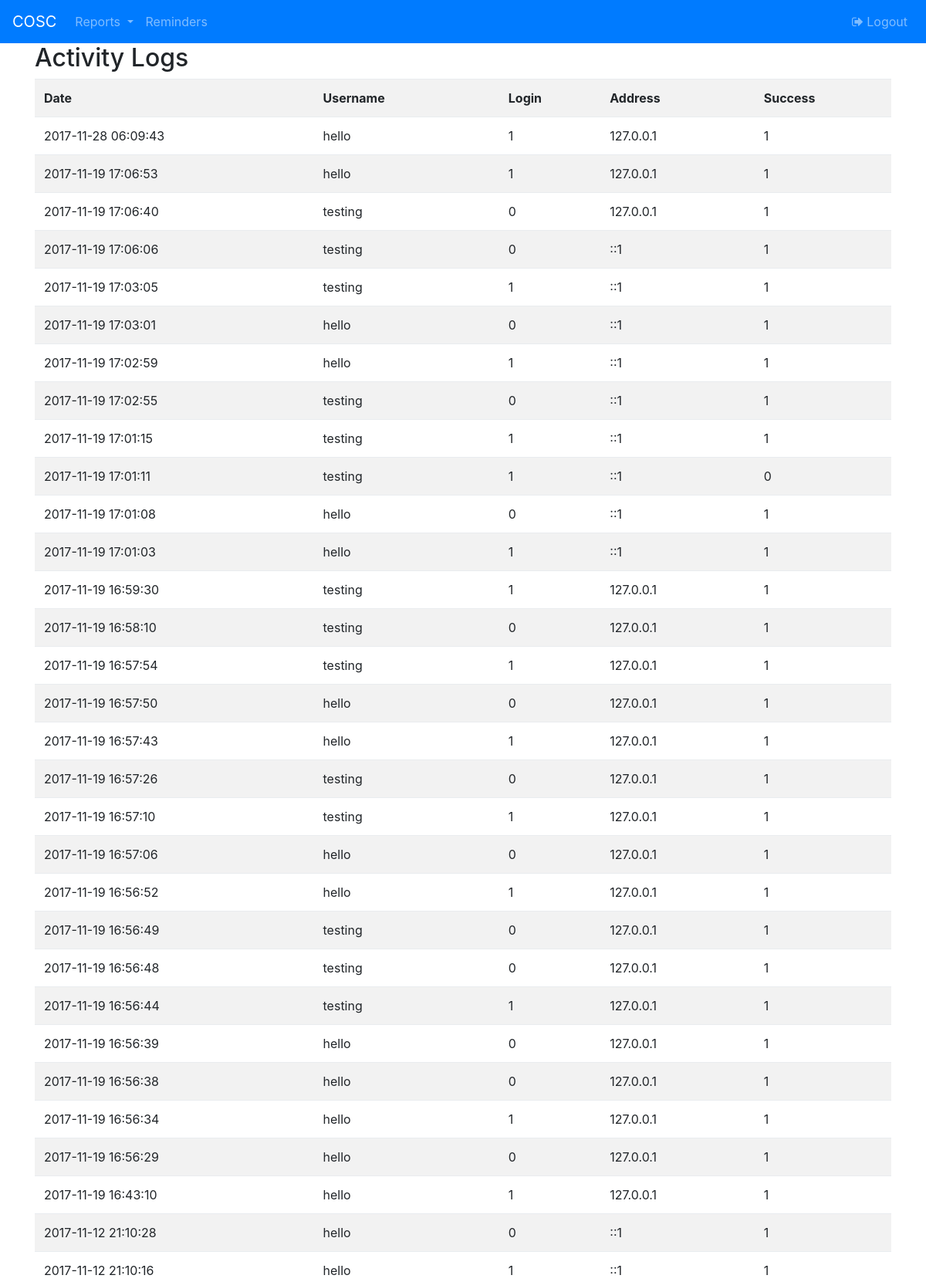
The app's page /reports/login_report (signed in, upper part) with its own data.
### tables this page shows
CREATE TABLE `activity_logs` (
  `date_time` timestamp NOT NULL DEFAULT CURRENT_TIMESTAMP,
  `username` varchar(256) NOT NULL,
  `is_login` tinyint(1) NOT NULL,
  `address` varchar(256) NOT NULL,
  `success` tinyint(1) NOT NULL
);

### app/core/Controller.php (called while the page is built, shortened)
<?php
class Controller {
    public function view ($view, $data = []) {
        require_once '../app/views/' . $view .'.php';
    }
}

### app/controllers/reports.php (called while the page is built, shortened)
<?php
class Reports extends Controller {
    public function login_report() {
        $logs = $this->model('Logs');
		$this->view('reports/login_report', ['logs' => $logs->get_logs()]);
    }
}

### app/core/App.php (called while the page is built, shortened)
<?php
class App {
    protected $method = 'login';
    public function __construct() {
        if (isset($_SESSION['auth']) == 1) {
            $this->method = 'index';
        }
        $url = $this->parseUrl();
        if (file_exists('../app/controllers/' . $url[0] . '.php')) {
            unset($url[0]);
        } else {
            header('Location: /home');
            die;
        }
        $this->controller = new $this->controller;
        if (isset($url[1])) {
            if (method_exists($this->controller, $url[1])) {
                $this->method = $url[1];
                unset($url[1]);
            }
        }
        $this->params = $url ? array_values($url) : [];
        call_user_func_array([$this->controller, $this->method], $this->params);
    }
    public function parseUrl() {
        if (isset($_GET['url'])) {
            return $url = explode('/', filter_var(rtrim($_GET['url'], '/'), FILTER_SANITIZE_URL));
        }
    }
}

### public/index.php (called while the page is built, shortened)
<?php
$app = new App;

### app/models/Logs.php (called while the page is built, shortened)
<?php
class Logs {
    public function get_logs(){
        $db = db_connect();
        $statement = $db->prepare("SELECT * FROM activity_logs ORDER BY date_time DESC;");
        $statement->execute();
        $rows = $statement->fetchAll(PDO::FETCH_ASSOC);
        return $rows;
    }
}

### app/views/reports/login_report.php (the view, shortened to what this page needs)
<?php require_once '../app/views/templates/header.php' ?>
<div class='container'>
    <h2>Activity Logs</h2>
    <table class='table table-striped table-condensed'>
                <tr>
                    <th>Date</th>
                    <th>Username</th>
                    <th>Login</th>
                    <th>Address</th>
                    <th>Success</th>
                </tr>
    <?php foreach ($data['logs'] as $log){?>
        <tr>
            <td><?=$log['date_time']?></td>
            <td><?=$log['username']?></td>
            <td><?=$log['is_login']?></td>
            <td><?=$log['address']?></td>
            <td><?=$log['success']?></td>
        </tr>
    <?php } ?>
    </table>
</div>
<?php require_once '../app/views/templates/footer.php' ?>

### records on screen
activity_logs: date_time "2017-11-28 06:09:43", username "hello", is_login "1", address "127.0.0.1", success "1"
activity_logs: date_time "2017-11-19 17:06:53", username "hello", is_login "1", address "127.0.0.1", success "1"
activity_logs: date_time "2017-11-19 17:06:40", username "testing", is_login "0", address "127.0.0.1", success "1"
activity_logs: date_time "2017-11-19 17:06:06", username "testing", is_login "0", address "::1", success "1"
activity_logs: date_time "2017-11-19 17:03:05", username "testing", is_login "1", address "::1", success "1"
activity_logs: date_time "2017-11-19 17:03:01", username "hello", is_login "0", address "::1", success "1"
activity_logs: date_time "2017-11-19 17:02:59", username "hello", is_login "1", address "::1", success "1"
activity_logs: date_time "2017-11-19 17:02:55", username "testing", is_login "0", address "::1", success "1"
activity_logs: date_time "2017-11-19 17:01:15", username "testing", is_login "1", address "::1", success "1"
activity_logs: date_time "2017-11-19 17:01:11", username "testing", is_login "1", address "::1", success "0"
activity_logs: date_time "2017-11-19 17:01:08", username "hello", is_login "0", address "::1", success "1"
activity_logs: date_time "2017-11-19 17:01:03", username "hello", is_login "1", address "::1", success "1"
activity_logs: date_time "2017-11-19 16:59:30", username "testing", is_login "1", address "127.0.0.1", success "1"
activity_logs: date_time "2017-11-19 16:58:10", username "testing", is_login "0", address "127.0.0.1", success "1"
activity_logs: date_time "2017-11-19 16:57:54", username "testing", is_login "1", address "127.0.0.1", success "1"
activity_logs: date_time "2017-11-19 16:57:50", username "hello", is_login "0", address "127.0.0.1", success "1"
activity_logs: date_time "2017-11-19 16:57:43", username "hello", is_login "1", address "127.0.0.1", success "1"
activity_logs: date_time "2017-11-19 16:57:26", username "testing", is_login "0", address "127.0.0.1", success "1"
activity_logs: date_time "2017-11-19 16:57:10", username "testing", is_login "1", address "127.0.0.1", success "1"
activity_logs: date_time "2017-11-19 16:57:06", username "hello", is_login "0", address "127.0.0.1", success "1"
activity_logs: date_time "2017-11-19 16:56:52", username "hello", is_login "1", address "127.0.0.1", success "1"
activity_logs: date_time "2017-11-19 16:56:49", username "testing", is_login "0", address "127.0.0.1", success "1"
activity_logs: date_time "2017-11-19 16:56:48", username "testing", is_login "0", address "127.0.0.1", success "1"
activity_logs: date_time "2017-11-19 16:56:44", username "testing", is_login "1", address "127.0.0.1", success "1"
activity_logs: date_time "2017-11-19 16:56:39", username "hello", is_login "0", address "127.0.0.1", success "1"
activity_logs: date_time "2017-11-19 16:56:38", username "hello", is_login "0", address "127.0.0.1", success "1"
activity_logs: date_time "2017-11-19 16:56:34", username "hello", is_login "1", address "127.0.0.1", success "1"
activity_logs: date_time "2017-11-19 16:56:29", username "hello", is_login "0", address "127.0.0.1", success "1"
activity_logs: date_time "2017-11-19 16:43:10", username "hello", is_login "1", address "127.0.0.1", success "1"
activity_logs: date_time "2017-11-12 21:10:28", username "hello", is_login "0", address "::1", success "1"
activity_logs: date_time "2017-11-12 21:10:16", username "hello", is_login "1", address "::1", success "1"
